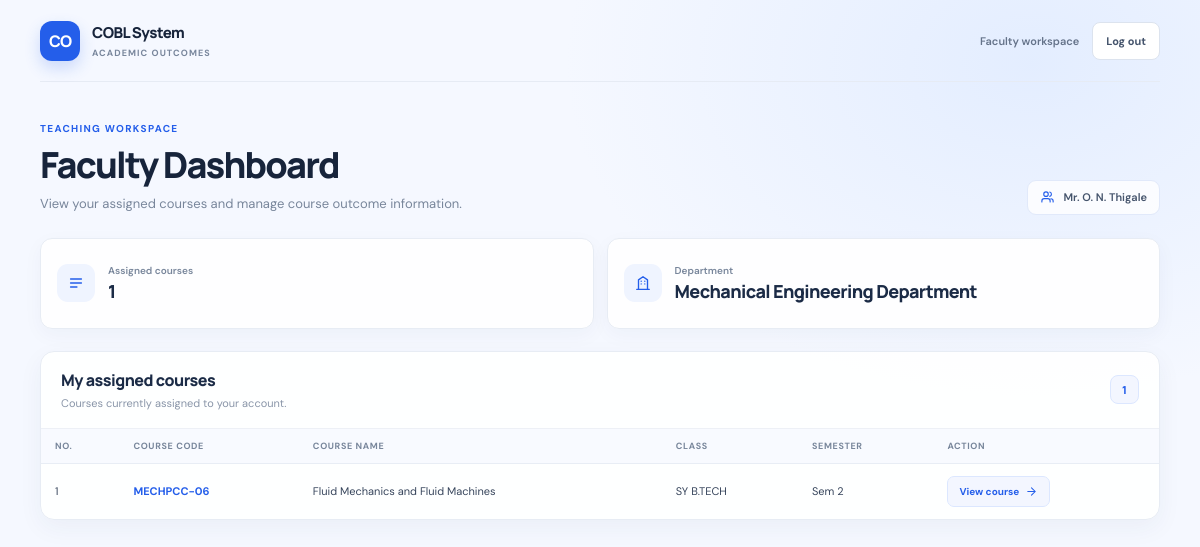
/faculty/dashboard/ (signed in), run on the app's committed database.
### accounts/models.py (models this page shows, shortened)
class User(AbstractUser):
    ROLE_CHOICES = (
        ('HOD', 'HOD'),
        ('FACULTY', 'Faculty'),
        ('STUDENT', 'Student'),
    )
    role = models.CharField(max_length=20, choices=ROLE_CHOICES)
    department = models.ForeignKey(
        Department,
        on_delete=models.SET_NULL,
        null=True,
        blank=True
    )

class Department(models.Model):
    name = models.CharField(max_length=100, unique=True)
    is_general_science = models.BooleanField(default=False)
    report_department_name = models.CharField(max_length=150, blank=True)
    report_accreditation = models.CharField(max_length=150, blank=True)
    report_email = models.EmailField(blank=True)
    report_hod_name = models.CharField(max_length=150, blank=True)
    report_hod_qualification = models.CharField(max_length=200, blank=True)

class Course(models.Model):
    academic_class = models.ForeignKey(
        AcademicClass,
        on_delete=models.CASCADE,
        related_name="courses"
    )
    course_code = models.CharField(max_length=20)
    course_name = models.CharField(max_length=100)
    faculty = models.ForeignKey(
        settings.AUTH_USER_MODEL,
        on_delete=models.SET_NULL,
        null=True,
        blank=True,
        limit_choices_to={"role__in": ["FACULTY", "HOD"]}
    )

class AcademicClass(models.Model):
    department = models.ForeignKey(
        "Department",
        on_delete=models.CASCADE,
        related_name="classes"
    )
    mapped_department = models.ForeignKey(
        "Department",
        on_delete=models.SET_NULL,
        null=True,
        blank=True,
        related_name="mapped_classes"
    )
    name = models.CharField(max_length=50)
    academic_year = models.CharField(max_length=20)
    semester = models.CharField(max_length=10)
    order = models.PositiveIntegerField(default=1)
    is_locked = models.BooleanField(default=False)
    class Meta:
        unique_together = (
            'department',
            'mapped_department',
            'name',
            'academic_year',
            'semester'
        )
        ordering = ['-academic_year', '-semester', 'order']

### accounts/views.py (the view)
# urls.py: path("faculty/dashboard/", views.faculty_dashboard, name="faculty_dashboard"),
@login_required(login_url='login')
def faculty_dashboard(request):
    if request.user.role != "FACULTY":
        return HttpResponseForbidden("Access denied")
    courses = Course.objects.filter(faculty=request.user)
    return render(
        request,
        "accounts/faculty_dashboard.html",
        {
            "courses": courses
        }
    )

### accounts/templates/accounts/faculty_dashboard.html (shortened to what this page needs)
<!DOCTYPE html>
<html lang="en">
<head>
</head>
<body>
    <div class="faculty-shell">
        <header class="topbar">
            <a class="brand" href="{% url 'faculty_dashboard' %}" aria-label="COBL faculty dashboard">
                <span class="brand-mark" aria-hidden="true">CO</span>
                <span>
                    <span class="brand-name">COBL System</span>
                    <span class="brand-caption">Academic outcomes</span>
                </span>
            </a>
            <div class="topbar-actions">
                <span class="role-label">Faculty workspace</span>
                <a class="logout-link" href="{% url 'logout' %}">Log out</a>
            </div>
        </header>
        <main class="page-content">
            <section class="page-heading" aria-labelledby="page-title">
                <div>
                    <p class="eyebrow">Teaching workspace</p>
                    <h1 id="page-title">Faculty Dashboard</h1>
                    <p class="page-description">View your assigned courses and manage course outcome information.</p>
                </div>
                <span class="faculty-chip">
                    <svg viewBox="0 0 20 20" fill="none" aria-hidden="true"><path d="M13.5 16v-1.5a3 3 0 0 0-3-3h-5a3 3 0 0 0-3 3V16M8 8.5a3 3 0 1 0 0-6 3 3 0 0 0 0 6ZM13 2.7a3 3 0 0 1 0 5.8M14.5 11.6a3 3 0 0 1 3 3V16" stroke="currentColor" stroke-width="1.5" stroke-linecap="round" stroke-linejoin="round"/></svg>
                    {{ request.user.get_full_name|default:request.user.username }}
                </span>
            </section>
            <section class="summary-grid" aria-label="Faculty summary">
                <article class="summary-card">
                    <span class="summary-icon" aria-hidden="true"><svg viewBox="0 0 20 20" fill="none"><path d="M4 5.5h12M4 10h12M4 14.5h7" stroke="currentColor" stroke-width="1.6" stroke-linecap="round"/></svg></span>
                    <span><span class="summary-label">Assigned courses</span><strong class="summary-value">{{ courses|length }}</strong></span>
                </article>
                <article class="summary-card">
                    <span class="summary-icon" aria-hidden="true"><svg viewBox="0 0 20 20" fill="none"><path d="M3 17h14M5 17V6.5L10 3l5 3.5V17M8 8h.01M12 8h.01M8 11h.01M12 11h.01" stroke="currentColor" stroke-width="1.5" stroke-linecap="round" stroke-linejoin="round"/></svg></span>
                    <span><span class="summary-label">Department</span><strong class="summary-value">{{ request.user.department.name|default:"—" }}</strong></span>
                </article>
            </section>
            <section class="courses-card" aria-labelledby="courses-title">
                <div class="courses-heading">
                    <div>
                        <h2 id="courses-title">My assigned courses</h2>
                        <p>Courses currently assigned to your account.</p>
                    </div>
                    <span class="course-count" aria-label="{{ courses|length }} assigned courses">{{ courses|length }}</span>
                </div>
                <div class="table-wrap">
                    <table class="course-table">
                        <thead>
                            <tr>
                                <th scope="col">No.</th>
                                <th scope="col">Course code</th>
                                <th scope="col">Course name</th>
                                <th scope="col">Class</th>
                                <th scope="col">Semester</th>
                                <th scope="col">Action</th>
                            </tr>
                        </thead>
                        <tbody>
                            {% for course in courses %}
                            <tr>
                                <td>{{ forloop.counter }}</td>
                                <td class="course-code">{{ course.course_code }}</td>
                                <td>{{ course.course_name }}</td>
                                <td class="class-name">{{ course.academic_class.name }}</td>
                                <td>{{ course.academic_class.semester }}</td>
                                <td>
                                    <a class="table-link" href="{% url 'view_course' course.id %}">
                                        View course
                                        <svg viewBox="0 0 20 20" fill="none" aria-hidden="true"><path d="M4.25 10h11.5M10 4.25 15.75 10 10 15.75" stroke="currentColor" stroke-width="1.6" stroke-linecap="round" stroke-linejoin="round"/></svg>
                                    </a>
                                </td>
                            </tr>
                            {% endfor %}
                        </tbody>
                    </table>
                </div>
            </section>
        </main>
    </div>
</body>
</html>

### data on the page
User: user.get_full_name "Mr. O. N. Thigale", user.department.name "Mechanical Engineering Department"
Course: course_code "MECHPCC-06", course_name "Fluid Mechanics and Fluid Machines", academic_class.name "SY B.TECH", academic_class.semester "Sem 2"

### other printed values
{{ courses|length }} "1"
